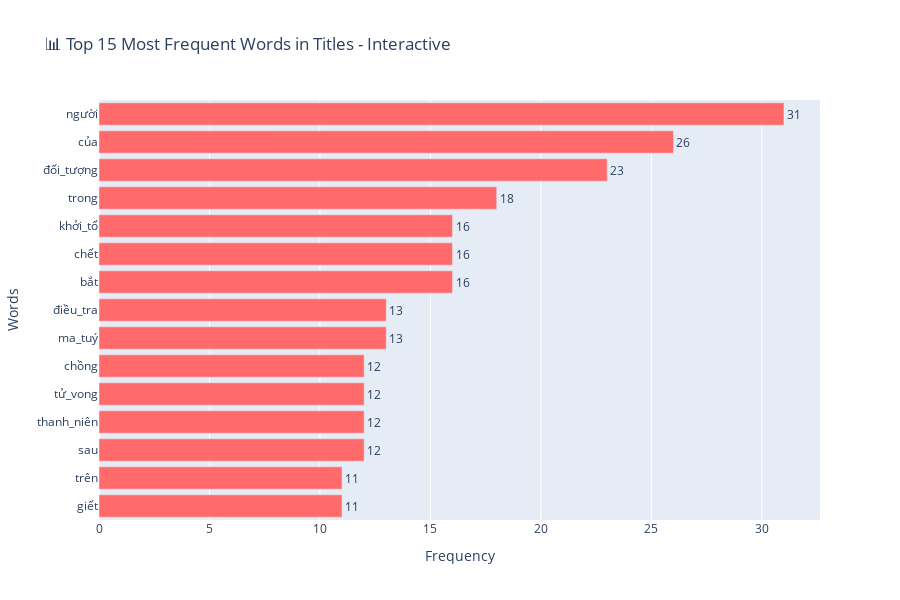

The notebook cell this image was saved under:
### Markdown cell above
### 5.2 Text Analysis & Word Frequency

### Code cell
# Text Analysis và Word Frequency
if 'data_with_lengths' in globals():
    print("📝 PHÂN TÍCH TỪ VỰNG & TẦN SUẤT\n")
    
    # Sample data để phân tích nhanh
    sample_data = data_with_lengths.sample(min(5000, len(data_with_lengths)))
    
    # 1. Most common words in titles
    print("🏆 TOP WORDS IN TITLES:")
    all_title_words = []
    for title in sample_data['title'].dropna():
        words = str(title).lower().split()
        # Filter out very short words and numbers
        words = [w for w in words if len(w) > 2 and not w.isdigit()]
        all_title_words.extend(words)
    
    title_word_freq = Counter(all_title_words)
    top_title_words = title_word_freq.most_common(20)
    
    for i, (word, count) in enumerate(top_title_words[:10]):
        print(f"   {i+1:2d}. {word:15s} ({count:3d} lần)")
    
    # 2. Visualization - Top words
    fig, axes = plt.subplots(2, 2, figsize=(16, 12))
    fig.suptitle('📊 Phân tích Từ vựng & Tần suất', fontsize=16, fontweight='bold')
    
    # Top title words
    words, counts = zip(*top_title_words[:15])
    axes[0,0].barh(range(len(words)), counts, color='#FF6B6B', alpha=0.8)
    axes[0,0].set_yticks(range(len(words)))
    axes[0,0].set_yticklabels(words)
    axes[0,0].set_title('Top 15 Words in Titles', fontweight='bold')
    axes[0,0].set_xlabel('Frequency')
    
    # Word length distribution
    word_lengths = [len(word) for word in all_title_words]
    axes[0,1].hist(word_lengths, bins=range(1, 20), alpha=0.7, color='#4ECDC4', edgecolor='black')
    axes[0,1].set_title('Distribution of Word Lengths in Titles', fontweight='bold')
    axes[0,1].set_xlabel('Word Length (characters)')
    axes[0,1].set_ylabel('Frequency')
    
    # Character frequency in Vietnamese text
    vietnamese_chars = 'àáạảãâầấậẩẫăằắặẳẵèéẹẻẽêềếệểễìíịỉĩòóọỏõôồốộổỗơờớợởỡùúụủũưừứựửữỳýỵỷỹđ'
    char_counts = {}
    
    sample_text = ' '.join(sample_data['abstract'].dropna().astype(str).head(1000))
    for char in vietnamese_chars:
        char_counts[char] = sample_text.lower().count(char)
    
    # Top Vietnamese characters
    top_chars = sorted(char_counts.items(), key=lambda x: x[1], reverse=True)[:15]
    chars, char_freq = zip(*top_chars)
    
    axes[1,0].bar(chars, char_freq, color='#45B7D1', alpha=0.8)
    axes[1,0].set_title('Top Vietnamese Characters in Abstracts', fontweight='bold')
    axes[1,0].set_xlabel('Characters')
    axes[1,0].set_ylabel('Frequency')
    axes[1,0].tick_params(axis='x', rotation=45)
    
    # Text length distribution comparison
    sample_data[['title_word_len', 'abstract_word_len']].plot(
        kind='hist', bins=50, alpha=0.7, ax=axes[1,1]
    )
    axes[1,1].set_title('Word Count Distribution Comparison', fontweight='bold')
    axes[1,1].set_xlabel('Number of Words')
    axes[1,1].set_ylabel('Frequency')
    axes[1,1].legend(['Title', 'Abstract'])
    
    plt.tight_layout()
    plt.show()
    
    # 3. Interactive Word Frequency with Plotly
    fig_words = go.Figure()
    
    # Add bar chart for top words
    fig_words.add_trace(go.Bar(
        y=list(words)[::-1],  # Reverse for better display
        x=list(counts)[::-1],
        orientation='h',
        marker_color='#FF6B6B',
        text=list(counts)[::-1],
        textposition='outside',
        name='Word Frequency'
    ))
    
    fig_words.update_layout(
        title="📊 Top 15 Most Frequent Words in Titles - Interactive",
        xaxis_title="Frequency",
        yaxis_title="Words",
        height=600,
        showlegend=False
    )
    
    fig_words.show()
    
else:
    print("❌ Chưa có dữ liệu để phân tích từ vựng.")

### Figure 1 — Plotly figure (JSON) as saved in the notebook; plotly's stock layout.template omitted (floating-point values rounded to 4 significant figures)
{"data": [{"marker": {"color": "#FF6B6B"}, "name": "Word Frequency", "orientation": "h", "text": ["11", "11", "12", "12", "12", "12", "13", "13", "16", "16", "16", "18", "23", "26", "31"], "textposition": "outside", "type": "bar", "x": [11, 11, 12, 12, 12, 12, 13, 13, 16, 16, 16, 18, 23, 26, 31], "y": ["giết", "trên", "sau", "thanh_niên", "tử_vong", "chồng", "ma_tuý", "điều_tra", "bắt", "chết", "khởi_tố", "trong", "đối_tượng", "của", "người"]}], "layout": {"height": 600, "showlegend": false, "title": {"text": "📊 Top 15 Most Frequent Words in Titles - Interactive"}, "xaxis": {"title": {"text": "Frequency"}}, "yaxis": {"title": {"text": "Words"}}}}
